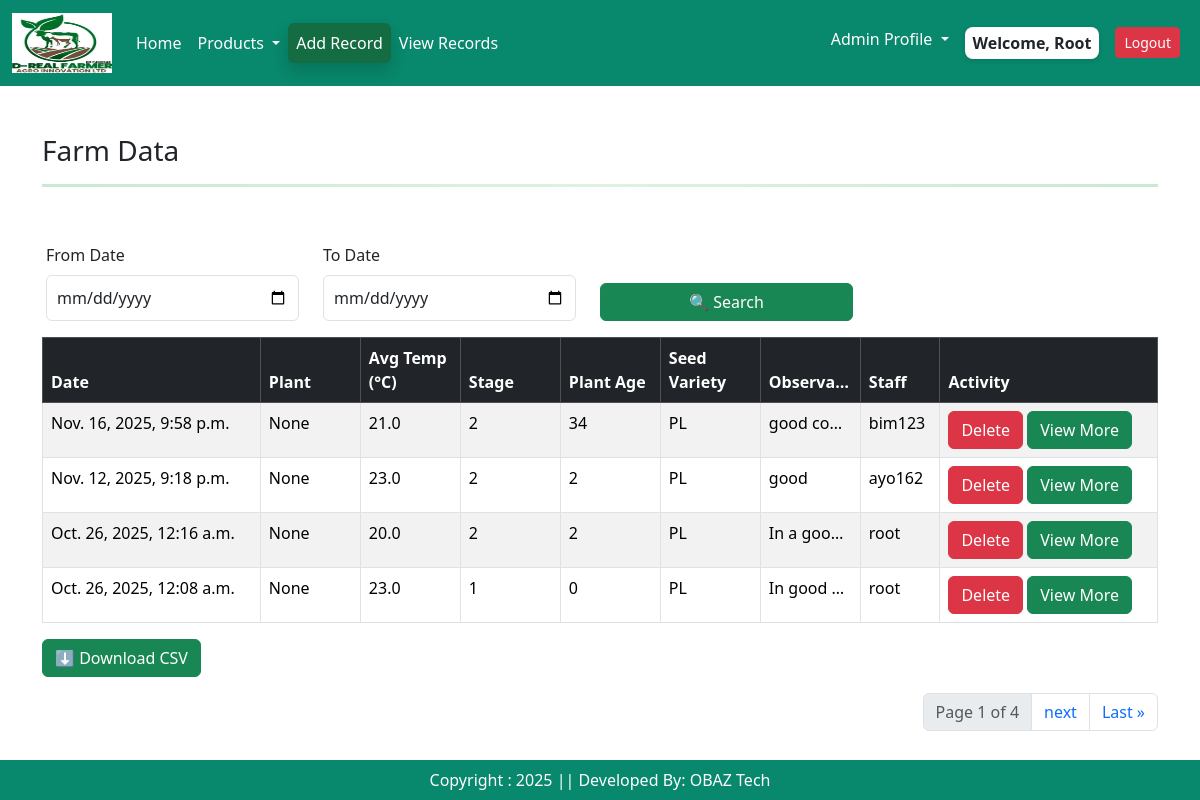
/viewrecords/ (signed in), run on the app's committed database.
### app/models.py (models this page shows, shortened)
class Farminputs(models.Model):
    user = models.ForeignKey(User, on_delete=models.CASCADE)
    plant_choice =  models.CharField(choices = plant_choices  , max_length = 12, null=True, blank=True)
    plant_stage =  models.CharField(choices = stage_choices , max_length = 2, null=True, blank=True)
    plant_number = models.IntegerField(default= 0,null=True, blank=True)
    plant_age =  models.IntegerField(default= 0,null=True, blank=True)
    cocopeat_name= models.CharField(choices = cocopeat_choices , max_length = 2, null=True, blank=True)
    cocopeat_weight = models.FloatField(default= 0, null=True, blank=True)
    avg_temp = models.FloatField(default= 0, null=True, blank=True)
    avg_water = models.FloatField(default= 0, null=True, blank=True)
    seed_variety = models.CharField(choices = seed_choices, max_length = 12)
    daily_observation = models.TextField( default = '')
    image = models.ImageField(default = 'avatar.jpg',  upload_to = 'Observation_Images')
    created_at = models.DateTimeField(auto_now_add=True)
    class Meta:
        verbose_name = "Farminput"
        verbose_name_plural = "Farminput"  # Prevents Django from adding "s"

### app/views.py (the view)
# urls.py: path('viewrecords/', views.records, name = "viewrecords"),
@login_required(login_url = 'user_login')
def records(request):
    recordz = Farminputs.objects.all().order_by('-created_at')
    from_date = request.GET.get('from')
    to_date = request.GET.get('to')
    if from_date:
        recordz  = recordz .filter(created_at__date__gte=parse_date(from_date))
    if to_date:
        recordz  = recordz .filter(created_at__date__lte=parse_date(to_date))
    paginator = Paginator(recordz, 4)
    page_number = request.GET.get('page')
    venues = paginator.get_page(page_number)
    context = {
        'venues': venues,
        'from_date': from_date,
        'to_date': to_date
    }
    return render(request,"records.html", context)

### app/templates/records.html (shortened to what this page needs)
{% extends 'base.html' %}
{% load static %}
{% block main-content %}
<body>
<div class="container mt-5">
<div class="container">
<h3 class="mb-3">Farm Data</h3>
 <hr class="gradient-double">
<div class = "row">
  <div class="row mt-4 p-3">
    <div class="col-md-3">
      <label for="fromDate" class="form-label">From Date</label>
      <input type="date" id="fromDate" class="form-control">
    </div>
    <div class="col-md-3">
      <label for="toDate" class="form-label">To Date</label>
      <input type="date" id="toDate" class="form-control">
    </div>
    <div class="col-md-3 d-flex align-items-end">
      <button class="btn btn-success w-100" onclick="filterByDate()">🔍 Search</button>
    </div>
  </div>
  <div class="table-responsive">
    <table class="table table-bordered table-striped table-hover" id="farmTable">
      <thead class="table-dark">
        <tr>
          <th>Date</th>
           <th>Plant</th>
          <th>Avg Temp (°C)</th>
          <th>Stage</th>
          <th>Plant Age</th>
          <th>Seed Variety</th>
          <th  class="fixed-col">Observations </th>
           <th>Staff</th>
            <th>Activity</th>
        </tr>
      </thead>
      <tbody>
      {% for item in venues %}
        <tr>
           <td >{{ item.created_at }}</td>
          <td class="fixed-col">{{ item.plant_choice}}</td>
          <td class="fixed-col">{{ item.avg_temp}}</td>
          <td class="fixed-col">{{item.plant_stage}}</td>
          <td class="fixed-col">{{item.plant_age}}</td>
          <td class="fixed-col">{{ item.seed_variety}}</td>
          <td class="fixed-col">{{item.daily_observation }}</td>
            <td>{{ item.user}}</td>
          <td>
          {% if user.is_authenticated and user.is_staff and user.is_superuser %}
          <a  class="btn btn-danger"  href = "{% url 'farmrecordsdelete' item.id %}" >Delete</a>
          {% endif %}
          <a type="button" class="btn btn-success" href = "{% url 'farmrecordsedit' item.id %}">View More</a>
          </td>
        </tr>
  {% endfor %}
      </tbody>
    </table>
  </div>
  <div class="mb-3">
    <button class="btn btn-success" onclick="downloadTable()">⬇ Download CSV</button>
  </div>
 </div>
<nav aria-label="Page navigation example">
  <ul class="pagination justify-content-end">
   <li class="page-item disabled"><a href = "#" class="page-link">Page {{ venues.number }} of {{ venues.paginator.num_pages}}</a></li>
   {% if venues.has_next %}
   <li class="page-item"><a class="page-link" href = "?page={{ venues.next_page_number }}">next</a></li>
   <li class="page-item"> <a class="page-link" href = "?page={{ venues.paginator.num_pages}}">Last &raquo</a></li>
   {% endif  %}
     </ul>
</nav>
  </div>
  </div>
</div>
<br/><br/>
{% endblock main-content %}

### app/templates/base.html (shortened to what this page needs)
<!DOCTYPE html>
{% load static %}
<html lang="en">
<head>
    <link href = "https://cdn.jsdelivr.net/npm/bootstrap@5.3.3/dist/css/bootstrap.min.css" rel = "stylesheet"
    />
    <link href="https://cdn.jsdelivr.net/npm/bootstrap-icons/font/bootstrap-icons.css" rel="stylesheet"/>
    <link rel = "stylesheet" href = "{% static '/css/owl.carousel.min.css' %}" />
    <link rel = "stylesheet" href = "{% static '/css/all.min.css' %}" />
     <link rel = "stylesheet" href = "{% static '/css/style.css' %}" />
</head>
<body>
<div class = "row">
  <div class = "col-sm-12">
<nav class="navbar navbar-expand-lg" >
  <div class="container-fluid">
   <a class="navbar-brand" href="{% url 'home' %}"><img src = "{% static "/images/site_logo.png" %}" width = "100" height = "60"/></a>
{% if user.is_authenticated %}
    <div class="collapse navbar-collapse" id="navbarNavDropdown">
      <ul class="navbar-nav me-auto mb-2 mb-lg-0">
        <li class="nav-item">
          <a class="nav-link active" aria-current="page" href="#">Home</a>
        </li>
        <li class="nav-item dropdown">
          <a class="nav-link dropdown-toggle" href="#" role="button" data-bs-toggle="dropdown" aria-expanded="false">
            Products
          </a>
        </li>
           <li class="nav-item">
          <a class="nav-link active btn btn-success shadow" aria-current="page" href="{% url 'register' %}">Add Record</a>
        </li>
   <li class="nav-item">
          <a class="nav-link active" aria-current="page" href="{% url 'viewrecords' %}">View Records</a>
        </li>
      </ul>
      <ul class="navbar-nav ml-auto">
          {% if user.is_authenticated and user.is_staff and user.is_superuser %}
        <li class="nav-item dropdown">
          <a class="nav-link dropdown-toggle  text-dark" href="#" role="button" data-bs-toggle="dropdown" aria-expanded="false">
            Admin Profile
          </a>
        </li>
        {% endif %}
         <li class="nav-item p-2">
       {% if request.user.is_authenticated %} <span class = "welcome-user text-dark text-capitalize px-2 py-1">  welcome, {{request.user}} {% endif %}</span>
        </li>
        <li class="nav-item p-2">
           <a href="{% url 'user_logout' %}" class="btn btn-danger btn-sm">Logout</a>
        </li>
</ul>
   {% endif %}
    </div>
  </div>
</nav>
</div>
{% block main-content %}{% endblock main-content %}
<footer class = "container-fluid fixed-bottom text-white text-center p-2 mt-5">
Copyright : 2025 || Developed By: OBAZ Tech
</footer>
</body>
</html>

### app/static/css/style.css (style rules this page uses)
.navbar { background-color: rgb(8, 136, 108) !important; }
.nav-link { color: white !important; }
footer { background-color: rgb(8, 136, 108) !important; }
.form-control { padding: 10px !important; }
.fixed-col { width: 100px; max-width: 100px; white-space: nowrap; overflow: hidden; text-overflow: ellipsis; }
.gradient-double { border: none; height: 4px; background: linear-gradient(to bottom, #333 33%, transparent 33%, transparent 66%, #333 66%); }
.welcome-user { background-color: #fff; border-radius: 8px; font-weight: 600; box-shadow: 0 2px 5px rgba(0, 0, 0, 0.1); display: inline-block; }
.gradient-double { height: 3px; background: linear-gradient(to right, #28a745, #81c784, #28a745); border: none; margin: 1rem 0; }

### data on the page
Farminputs: created_at "Nov. 16, 2025, 9:58 p.m.", plant_choice "None", avg_temp "21.0", plant_stage "2", plant_age "34", seed_variety "PL", daily_observation "good con…", user "bim123"
Farminputs: created_at "Nov. 12, 2025, 9:18 p.m.", plant_choice "None", avg_temp "23.0", plant_stage "2", plant_age "2", seed_variety "PL", daily_observation "good", user "ayo162"
Farminputs: created_at "Oct. 26, 2025, 12:16 a.m.", plant_choice "None", avg_temp "20.0", plant_stage "2", plant_age "2", seed_variety "PL", daily_observation "In a goo…", user "root"
Farminputs: created_at "Oct. 26, 2025, 12:08 a.m.", plant_choice "None", avg_temp "23.0", plant_stage "1", plant_age "0", seed_variety "PL", daily_observation "In good c…", user "root"

### other printed values
{{ request.user }} "Root"
{{ venues.number }} "1"
{{ venues.paginator.num_pages }} "4"
